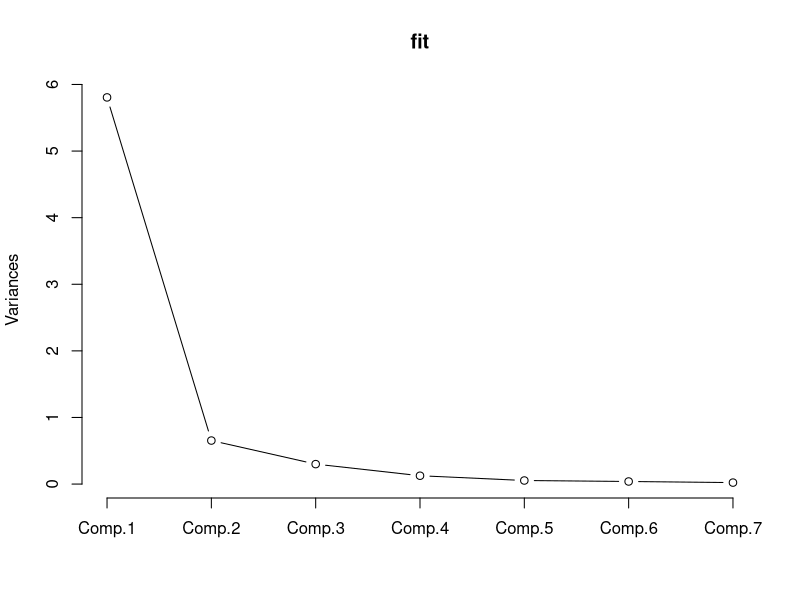
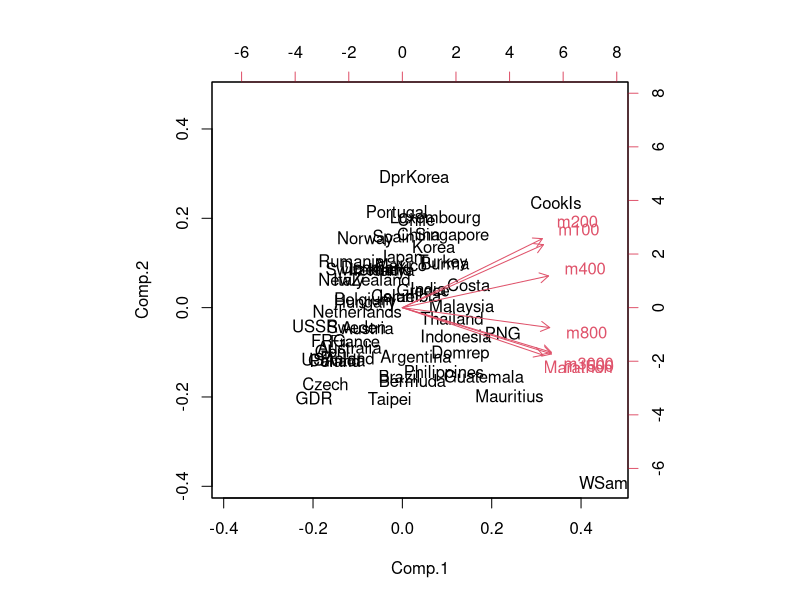

These charts were generated, in order, by the following R code:
## ---- chunk 1
# Set working directory
setwd('C:\\Users\\Aleksey\\Documents\\School\\UW_Data_Science\\UW_Data_Science_450\\Week6\\homework')

# Read CSV file
data = read.csv("women_TnF_1984.csv")
## ---- chunk 2
# investigate data frame
str(data)
## ---- chunk 3
# look at the data
head(data)

# Discovered unique identifier data$Obs
# Remove unique identifier
data$Obs = NULL
## ---- chunk 4
# display common stats
summary(data)

# display first 10 rows
head(data)

# Long way to convert data to seconds to be normalized
data$m800 = data$m800 * 60 
data$m1500 = data$m1500 * 60
data$m3000 = data$m3000 * 60 
data$Marathon = data$Marathon * 60
## ---- chunk 5
# display first 10 rows
head(data)

# display common stats again on the transformed data
summary(data)
## ---- chunk 6

rownames(data) = data[,1]
data[,1] = NULL
## ---- chunk 7
# display first 10 rows to make sure Country column is removed
head(data)
## ---- chunk 8
# Running PCA
fit <- princomp(data, cor=TRUE)

# Displaying summary of the fit
summary(fit)
## ---- chunk 9
# Display loadings
loadings(fit)
## ---- chunk 10
# Plot the fit
plot(fit, type="l")
## ---- chunk 11
# Display scores
fit$scores
## ---- chunk 12
# Display biplot
biplot(fit)
